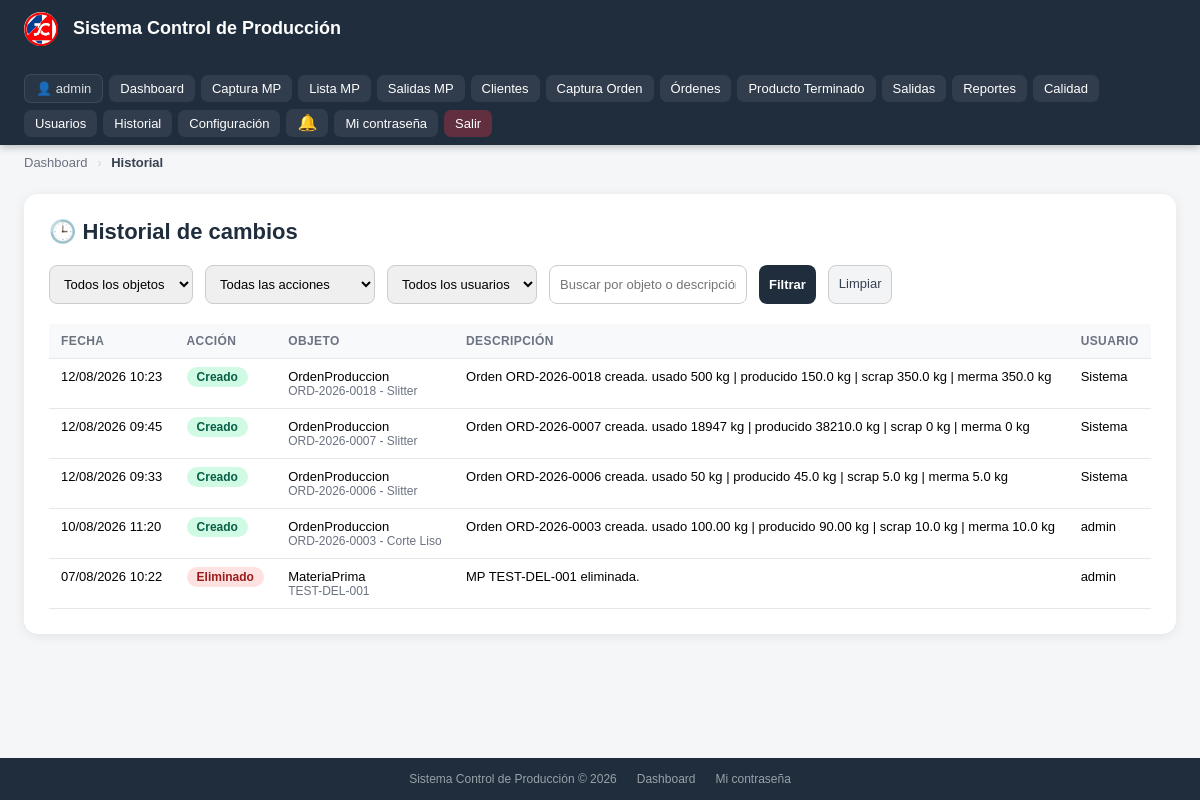
/historial/ (signed in), run on the app's committed database.
### dashboard/models.py (models this page shows, shortened)
class ConfiguracionEmpresa(models.Model):
    nombre_empresa = models.CharField(max_length=120, default='Sistema Control de Producción')
    slogan         = models.CharField(max_length=200, blank=True, default='')
    logo_url       = models.URLField(blank=True, default='', verbose_name='URL del logo')
    class Meta:
        verbose_name = 'Configuración de Empresa'
    @classmethod
    def get(cls):
        obj, _ = cls.objects.get_or_create(pk=1, defaults={
            'nombre_empresa': 'Sistema Control de Producción'
        })
        return obj

class HistorialCambio(models.Model):
    ACCION_CHOICES = [
        ('CREAR', 'Creado'),
        ('EDITAR', 'Editado'),
        ('ESTADO', 'Cambio de estado'),
        ('MOVIMIENTO', 'Movimiento registrado'),
        ('ELIMINAR', 'Eliminado'),
    ]
    tipo_objeto = models.CharField(max_length=50)
    objeto_id   = models.PositiveIntegerField()
    objeto_str  = models.CharField(max_length=200, blank=True)
    accion      = models.CharField(max_length=20, choices=ACCION_CHOICES)
    descripcion = models.TextField(blank=True)
    usuario     = models.ForeignKey(
        settings.AUTH_USER_MODEL,
        on_delete=models.SET_NULL,
        null=True, blank=True,
    )
    fecha = models.DateTimeField(auto_now_add=True)
    class Meta:
        ordering = ['-fecha']
        verbose_name = 'Historial de cambio'

### dashboard/views.py (the view)
# urls.py: path('historial/', historial_general, name='historial_general'),
@login_required
def historial_general(request):
    if not request.user.is_superuser:
        messages.error(request, 'No tienes permiso para ver el historial.')
        return redirect('inicio')
    tipo_objeto = request.GET.get('tipo_objeto', '')
    accion      = request.GET.get('accion', '')
    usuario_id  = request.GET.get('usuario', '')
    q           = request.GET.get('q', '')
    qs = HistorialCambio.objects.select_related('usuario').order_by('-fecha')
    if tipo_objeto:
        qs = qs.filter(tipo_objeto=tipo_objeto)
    if accion:
        qs = qs.filter(accion=accion)
    if usuario_id:
        qs = qs.filter(usuario_id=usuario_id)
    if q:
        qs = qs.filter(objeto_str__icontains=q) | qs.filter(descripcion__icontains=q)
    paginator = Paginator(qs, 50)
    page_obj  = paginator.get_page(request.GET.get('page', 1))
    return render(request, 'dashboard/historial.html', {
        'page_obj': page_obj,
        'tipos_objeto': HistorialCambio.objects.order_by().values_list('tipo_objeto', flat=True).distinct(),
        'acciones': HistorialCambio.ACCION_CHOICES,
        'usuarios': User.objects.filter(historialcambio__isnull=False).distinct().order_by('username'),
        'tipo_objeto': tipo_objeto,
        'accion': accion,
        'usuario_id': usuario_id,
        'q': q,
    })

### dashboard/templates/dashboard/historial.html (shortened to what this page needs)
{% extends 'base.html' %}
{% block breadcrumbs %}
<div class="breadcrumbs">
    <a href="{% url 'inicio' %}">Dashboard</a>
    <span class="sep">›</span>
    <span class="current">Historial</span>
</div>
{% endblock %}
{% block content %}
<div class="contenedor">
    <h1>🕒 Historial de cambios</h1>
    <form method="get" class="filtros">
        <select name="tipo_objeto">
            <option value="">Todos los objetos</option>
        </select>
        <select name="accion">
            <option value="">Todas las acciones</option>
        </select>
        <select name="usuario">
            <option value="">Todos los usuarios</option>
        </select>
        <input type="text" name="q" placeholder="Buscar por objeto o descripción..." value="{{ q }}">
        <button type="submit">Filtrar</button>
        <a href="{% url 'historial_general' %}" class="limpiar">Limpiar</a>
    </form>
    <table>
        <thead>
            <tr>
                <th>Fecha</th>
                <th>Acción</th>
                <th>Objeto</th>
                <th>Descripción</th>
                <th>Usuario</th>
            </tr>
        </thead>
        <tbody>
            {% for h in page_obj %}
            <tr>
                <td>{{ h.fecha|date:"d/m/Y H:i" }}</td>
                <td><span class="badge-accion accion-{{ h.accion }}">{{ h.get_accion_display }}</span></td>
                <td>
                    {{ h.tipo_objeto }}
                    {% if h.objeto_str %}<div class="objeto-str">{{ h.objeto_str }}</div>{% endif %}
                </td>
                <td>{{ h.descripcion|default:"-" }}</td>
                <td>{{ h.usuario.username|default:"Sistema" }}</td>
            </tr>
            {% empty %}
            <tr><td colspan="5" style="text-align:center;color:#9ca3af;padding:30px;">Sin movimientos registrados.</td></tr>
            {% endfor %}
        </tbody>
    </table>
</div>
{% endblock %}

### templates/base.html (shortened to what this page needs)
{% load static %}
<!DOCTYPE html>
<html lang="es">
<head>
</head>
<body>
{% if request.user.is_authenticated %}
<nav class="navbar">
    <div class="logo">
        {% if config_empresa.logo_url %}
            <img src="{{ config_empresa.logo_url }}" alt="Logo"
                 style="height:34px;margin-right:10px;vertical-align:middle;border-radius:50%;">
        {% else %}
            <img src="{% static 'img/logo.webp' %}" alt="Logo"
                 style="height:34px;margin-right:10px;vertical-align:middle;border-radius:50%;">
        {% endif %}
        {{ config_empresa.nombre_empresa }}
    </div>
    <div class="links">
        <span class="usuario">👤 {{ request.user.username }}</span>
        <a href="{% url 'inicio' %}">Dashboard</a>
        <a href="{% url 'captura_mp' %}">Captura MP</a>
        <a href="{% url 'lista_mp' %}">Lista MP</a>
        <a href="{% url 'lista_salidas_mp' %}">Salidas MP</a>
        {% if es_admin_total or es_administrador or es_supervisor or es_coordinador %}
            <a href="{% url 'lista_clientes' %}">Clientes</a>
        {% endif %}
        {% if es_admin_total or es_administrador or es_supervisor or es_operador or es_capturista or es_coordinador %}
            <a href="{% url 'captura_orden' %}">Captura Orden</a>
            <a href="{% url 'lista_ordenes' %}">Órdenes</a>
        {% endif %}
        <a href="{% url 'lista_pt' %}">Producto Terminado</a>
        <a href="{% url 'lista_salidas' %}">Salidas</a>
        <a href="{% url 'reportes_index' %}">Reportes</a>
        <a href="{% url 'calidad_index' %}">Calidad</a>
        {% if es_admin_total %}
            <a href="{% url 'lista_usuarios' %}">Usuarios</a>
            <a href="{% url 'historial_general' %}">Historial</a>
            <a href="{% url 'configuracion_empresa' %}">Configuración</a>
        {% endif %}
        <div class="bell-wrap" id="bellWrap">
            <button class="bell-btn" onclick="toggleNotifs(event)" title="Notificaciones">
                🔔
            </button>
        </div>
        <a href="{% url 'cambiar_password' %}">Mi contraseña</a>
        <a href="{% url 'logout' %}" class="logout">Salir</a>
    </div>
</nav>
{% endif %}
{% block breadcrumbs %}{% endblock %}
<div class="contenido">
    {% block content %}{% endblock %}
</div>
<footer class="footer">
    <span>Sistema Control de Producción &copy; 2026</span>
    <a href="{% url 'inicio' %}">Dashboard</a>
    {% if request.user.is_authenticated %}
    <a href="{% url 'cambiar_password' %}">Mi contraseña</a>
    {% endif %}
</footer>
</body>
</html>

### templates/base.html (style rules this page uses)
*, *::before, *::after { box-sizing: border-box; }
body { margin: 0; font-family: Arial, sans-serif; background: #f4f6f8; min-height: 100vh; display: flex; flex-direction: column; }
.navbar { background: #1f2d3d; color: white; padding: 0 24px; display: flex; justify-content: space-between; align-items: center; min-height: 56px; flex-wrap: wrap; gap: 8px; position: sticky; top: 0; z-index: 100; box-shadow: 0 2px 8px rgba(0,0,0,0.25); }
.navbar .logo { font-size: 18px; font-weight: bold; padding: 12px 0; white-space: nowrap; }
.navbar .links { display: flex; gap: 6px; flex-wrap: wrap; align-items: center; padding: 8px 0; }
.navbar a { color: white; text-decoration: none; padding: 6px 11px; border-radius: 7px; font-size: 13px; background: rgba(255,255,255,0.08); white-space: nowrap; transition: background 0.15s; }
.navbar a.logout { background: rgba(220,53,69,0.35); }
.usuario { font-size: 13px; opacity: 0.85; padding: 6px 11px; border-radius: 7px; background: rgba(255,255,255,0.05); border: 1px solid rgba(255,255,255,0.12); }
.bell-wrap { position: relative; display: inline-flex; align-items: center; }
.bell-btn { background: rgba(255,255,255,0.08); border: none; color: white; padding: 6px 11px; border-radius: 7px; font-size: 16px; cursor: pointer; position: relative; line-height: 1; }
.breadcrumbs { padding: 10px 24px 0; font-size: 13px; color: #6b7280; }
.breadcrumbs a { color: #6b7280; text-decoration: none; }
.breadcrumbs .sep { color: #d1d5db; margin: 0 6px; }
.breadcrumbs .current { color: #374151; font-weight: 600; }
.contenido { padding: 24px; flex: 1; }
.footer { background: #1f2d3d; color: rgba(255,255,255,0.55); text-align: center; padding: 14px 24px; font-size: 12px; display: flex; justify-content: center; gap: 20px; flex-wrap: wrap; }
.footer a { color: rgba(255,255,255,0.55); text-decoration: none; }

### dashboard/templates/dashboard/historial.html (style rules this page uses)
.contenedor { background:white; border-radius:14px; padding:25px; box-shadow:0 2px 12px rgba(0,0,0,0.08); }
h1 { margin-top:0; margin-bottom:20px; font-size:22px; color:#1f2d3d; }
.filtros { display:flex; gap:12px; flex-wrap:wrap; margin-bottom:20px; }
.filtros input, .filtros select, .filtros button, .filtros a { padding:10px; border-radius:8px; border:1px solid #ccc; font-size:13px; }
.filtros button { background:#1f2d3d; color:white; border:none; cursor:pointer; font-weight:600; }
.filtros a.limpiar { background:#f3f4f6; color:#374151; text-decoration:none; }
table { width:100%; border-collapse:collapse; font-size:13px; }
th, td { padding:10px 12px; border-bottom:1px solid #e5e7eb; text-align:left; vertical-align:top; }
th { background:#f8f9fb; font-size:12px; text-transform:uppercase; color:#6b7280; letter-spacing:.4px; }
.badge-accion { padding:3px 10px; border-radius:20px; font-size:12px; font-weight:600; white-space:nowrap; }
.accion-CREAR { background:#d1fae5; color:#065f46; }
.accion-ELIMINAR { background:#fee2e2; color:#991b1b; }
.objeto-str { color:#6b7280; font-size:12px; }

### data on the page
ConfiguracionEmpresa: nombre_empresa "Sistema Control de Producción"
HistorialCambio: fecha "12/08/2026 10:23", accion "Creado", tipo_objeto "OrdenProduccion", objeto_str "ORD-2026-0018 - Slitter", descripcion "Orden ORD-2026-0018 creada. usado 500 kg | producido 150.0 kg | scrap 350.0 kg | merma 350.0 kg", usuario.username "Sistema"
HistorialCambio: fecha "12/08/2026 09:45", accion "Creado", tipo_objeto "OrdenProduccion", objeto_str "ORD-2026-0007 - Slitter", descripcion "Orden ORD-2026-0007 creada. usado 18947 kg | producido 38210.0 kg | scrap 0 kg | merma 0 kg", usuario.username "Sistema"
HistorialCambio: fecha "12/08/2026 09:33", accion "Creado", tipo_objeto "OrdenProduccion", objeto_str "ORD-2026-0006 - Slitter", descripcion "Orden ORD-2026-0006 creada. usado 50 kg | producido 45.0 kg | scrap 5.0 kg | merma 5.0 kg", usuario.username "Sistema"
HistorialCambio: fecha "10/08/2026 11:20", accion "Creado", tipo_objeto "OrdenProduccion", objeto_str "ORD-2026-0003 - Corte Liso", descripcion "Orden ORD-2026-0003 creada. usado 100.00 kg | producido 90.00 kg | scrap 10.0 kg | merma 10.0 kg", usuario.username "admin"
HistorialCambio: fecha "07/08/2026 10:22", accion "Eliminado", tipo_objeto "MateriaPrima", objeto_str "TEST-DEL-001", descripcion "MP TEST-DEL-001 eliminada.", usuario.username "admin"

### other printed values
{{ request.user.username }} "admin"
